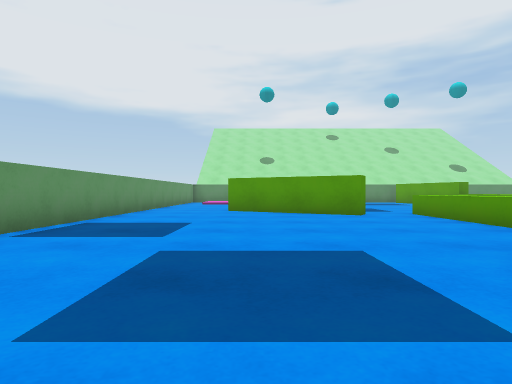
[1] (above)

12 first-person views from a walk through a Unity game level. The camera is 0.58 m above the floor, looks level and sees 75° across. The floor is counted in squares, 1 m on a side. Each view is taken from the middle of a square. On the plan, view 1 faces up. The plan holds only what a view shows up to about 9 squares ahead; the rest is blank. The place goes on beyond the plan. The player is left out.

[2]
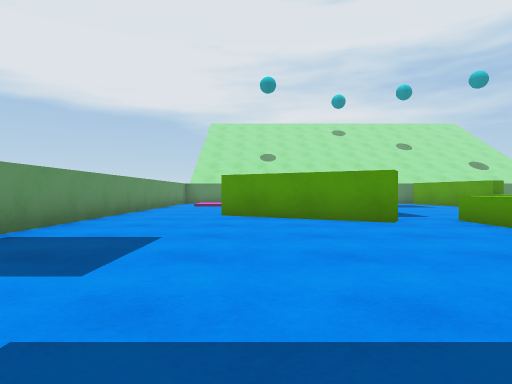

[3]
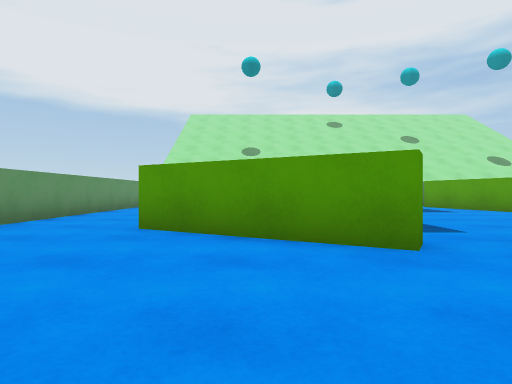

[4]
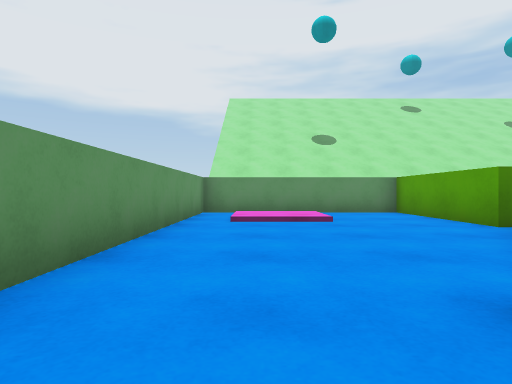

[5]
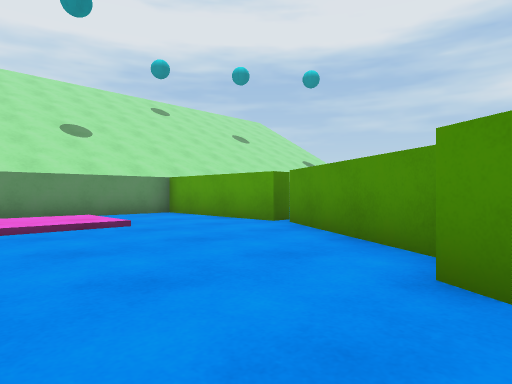

[6]
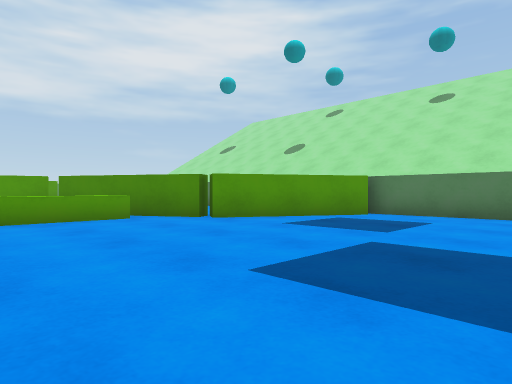

[7]
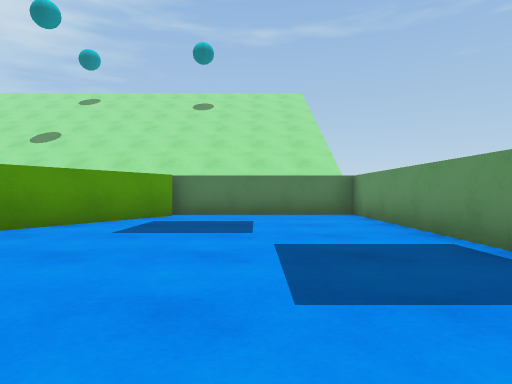

[8]
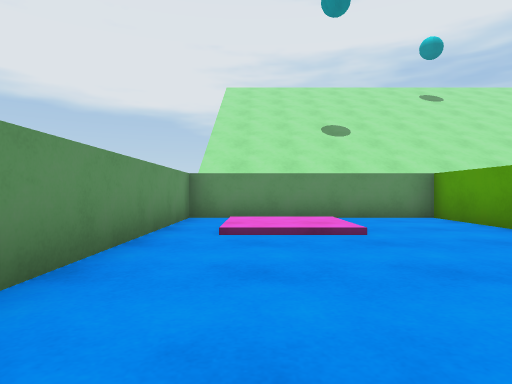

[9]
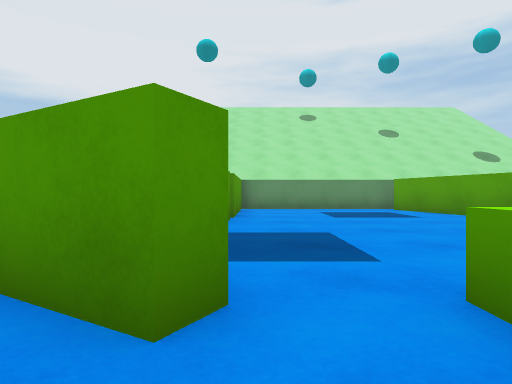

[10]
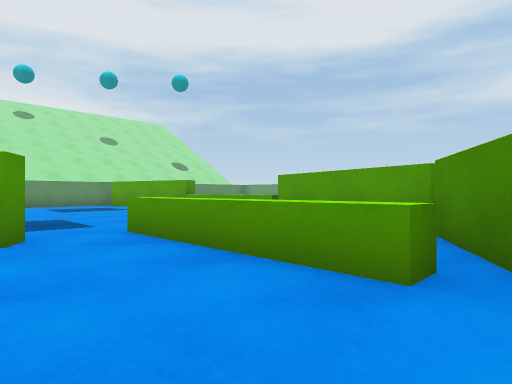

[11]
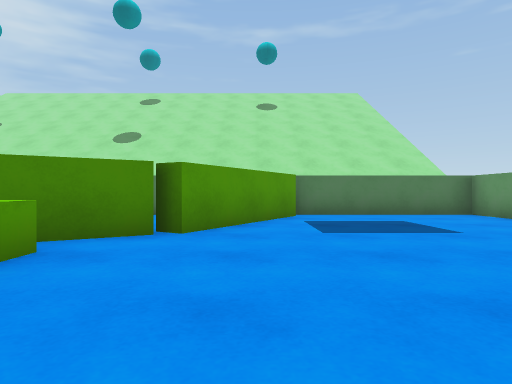

[12]
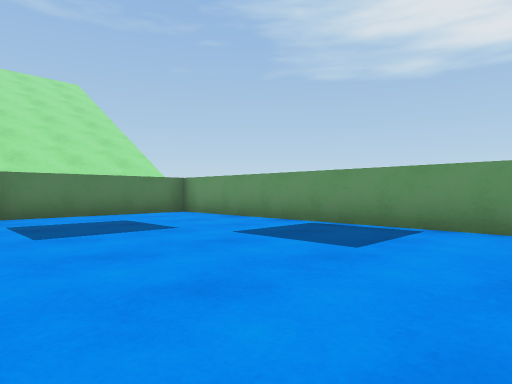

### Floor plan
Key: @ floor where view 1 was taken; # wall or solid block; x gap in a wall; . main floor; : floor 0.1 m higher than the main floor; ^ raised ledge.
Columns run from 4 left of view 1 to 6 right of it. Each row starts with its distance up from view 1.
 19 #######
 18 #.  ..#
 17 #.::..#
 16 #.::..#...
 15 #.....#...
 14 #.....#...
 13 #.....#...
 12 #....##...
 11 #...## ...
 10 #...## ...
  9 #....##x..
  8 #.......^
  7 #.......^.
  6 #.......^.
  5 #.......^##
  4 #.......##
  3 #......##
  2 #.....##
  1 #.....#
  0 #...@##
 -1 ######

Positions as (right, up) in squares from view 1, and headings:
1: (0, 0), facing up
2: (0, 2), facing up
3: (1, 5), facing up
4: (-2, 9), facing up
5: (-3, 10), facing up-right
6: (-3, 8), facing down-right
7: (-1, 8), facing down
8: (-2, 11), facing up
9: (3, 7), facing up
10: (2, 4), facing up-right
11: (2, 8), facing down
12: (2, 8), facing down-left
